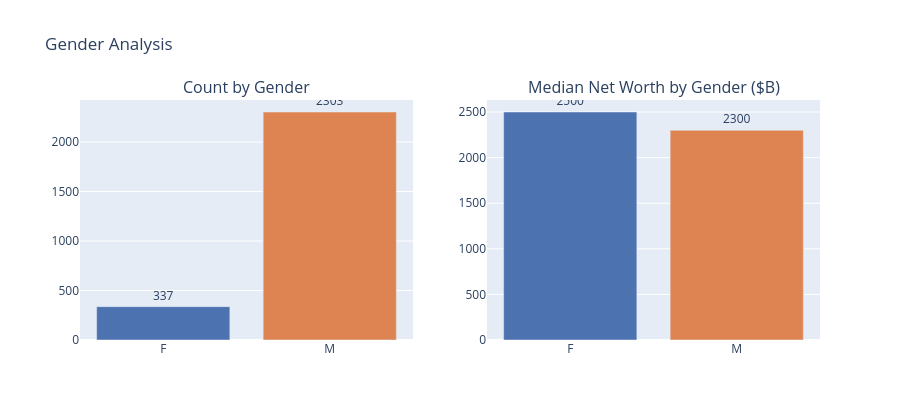

The code cell stored with this chart in its notebook:
### Code cell
gender_breakdown(df).show()

### Figure 1 — Plotly figure (JSON) as saved in the notebook; plotly's stock layout.template omitted (floating-point values rounded to 4 significant figures)
{"data": [{"marker": {"color": ["#4C72B0", "#DD8452"]}, "text": [337.0, 2303.0], "textposition": "outside", "type": "bar", "x": ["F", "M"], "xaxis": "x", "y": [337, 2303], "yaxis": "y"}, {"marker": {"color": ["#4C72B0", "#DD8452"]}, "text": [2500.0, 2300.0], "textposition": "outside", "type": "bar", "x": ["F", "M"], "xaxis": "x2", "y": [2500.0, 2300.0], "yaxis": "y2"}], "layout": {"annotations": [{"font": {"size": 16}, "showarrow": false, "text": "Count by Gender", "x": 0.225, "xanchor": "center", "xref": "paper", "y": 1, "yanchor": "bottom", "yref": "paper"}, {"font": {"size": 16}, "showarrow": false, "text": "Median Net Worth by Gender ($B)", "x": 0.775, "xanchor": "center", "xref": "paper", "y": 1, "yanchor": "bottom", "yref": "paper"}], "height": 420, "showlegend": false, "title": {"text": "Gender Analysis"}, "xaxis": {"anchor": "y", "domain": [0, 0.45]}, "xaxis2": {"anchor": "y2", "domain": [0.55, 1]}, "yaxis": {"anchor": "x", "domain": [0, 1]}, "yaxis2": {"anchor": "x2", "domain": [0, 1]}}}
